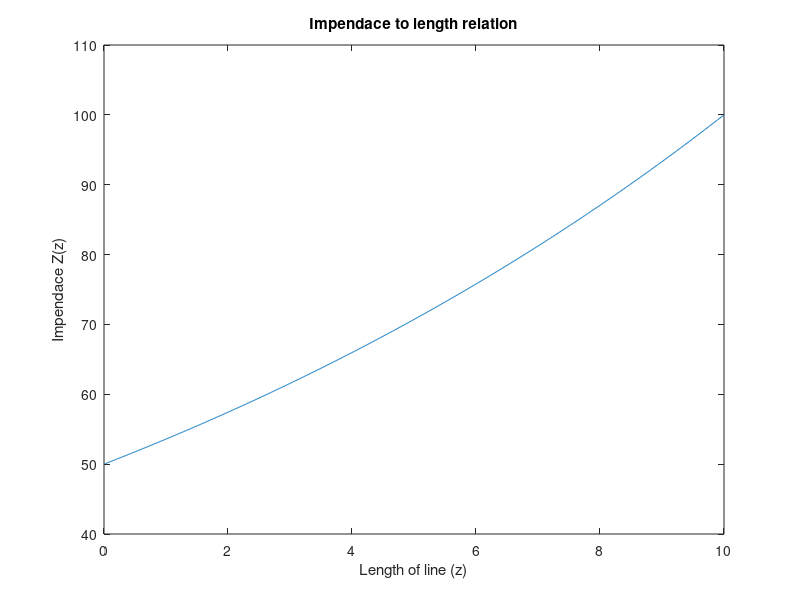
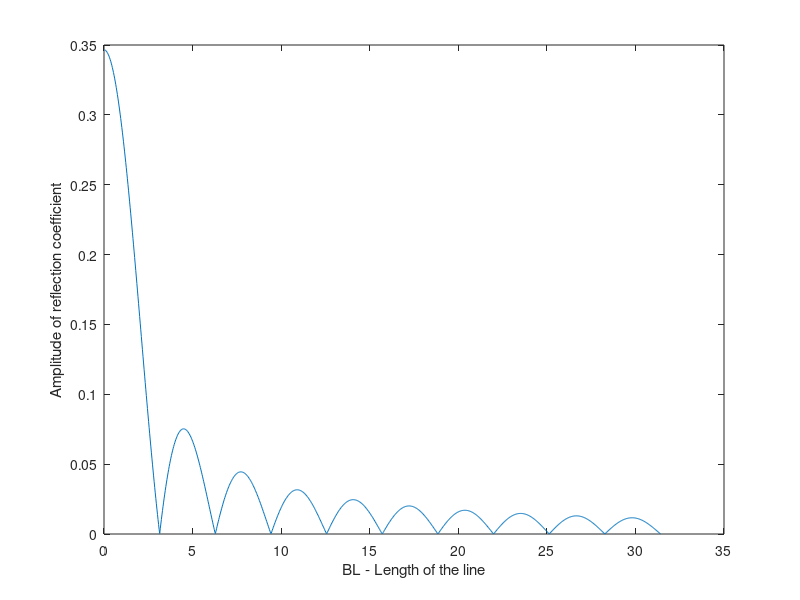

Reproduce these figures in MATLAB, in order.
clc
clear all
%In the first graph we assume Z0=50 and Zl=100, the impendace Z is defined
%by the formula: Z=Z0*exp(a*z) where z is the length of the line we're
%calculating and a is a defined by (1/L)*log(Zl/Z0). Then we will plot the
%vector Z according to the length of the line.
L = 10; %assume length of L = 10
beta = 1;
z = 0.01:0.01:L;
Z0 = 50;
Zl = 100;
a = (1/L)*log(Zl/Z0);
Z = Z0*exp(a*z);
figure;
plot(z,Z);
ylim([40 110]);
title('Impendace to length relation');
xlabel('Length of line (z)');
ylabel('Impendace Z(z)');

%In the next graph we will have the Z0 and Zl reversed, now Z0=100 and
%Zl=50, we will use the formula abs(0.5*log(Zl/Z0)*(sin(BL(i))/(BL(i)))) to
%find Gamma for every number of sections, for example, if we want to find
%Gamma0 we will say Bl is equal to 0 and we will see the reflection 
%coefficient is actually 0.346, so basically we made a vector of N=1000 and
%found the reflection coefficient for each section and plot it on the
%graph.
Z0 = 100;
Zl = 50;
BL = linspace(0,10*pi,1000); %to calculate 1000 sections with a length of 10pi/1000
%BL = 0:0.01:10*pi; to calculate for x section with a length of 0.01
Rtheta = zeros(1,length(BL));
for i = 1:length(BL)
   Rtheta(i) = abs(0.5*log(Zl/Z0)*(sin(BL(i))/(BL(i)))); 
end
figure;
plot(BL,Rtheta);
xlabel('BL - Length of the line');
ylabel('Amplitude of reflection coefficient');